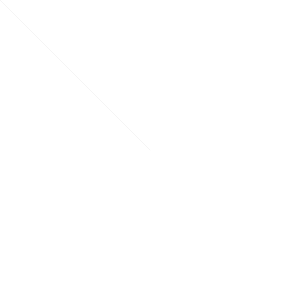
Frame 1 (no input)
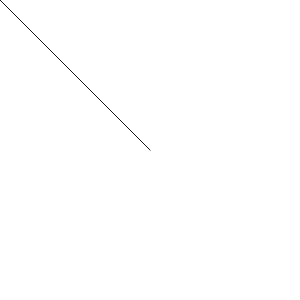
Frame 60 (no input)
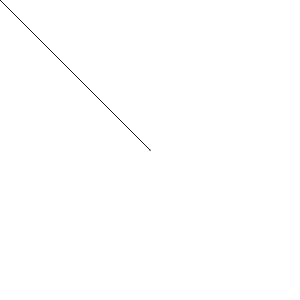
Frame 120 (the mouse pressed at the canvas centre since frame 60)

The p5.js sketch that drew these frames (run headless with seeded random() and noise() and a simulated clock; from frame 60 on, the mouse is pressed at the canvas centre):

// p5.js sketch
// ── sketch.js
function setup() {
  let cnv = createCanvas(300, 300);
}

function draw() {
  stroke(0, 10);
  line(width/2, height/2, mouseX,  mouseY)
}
